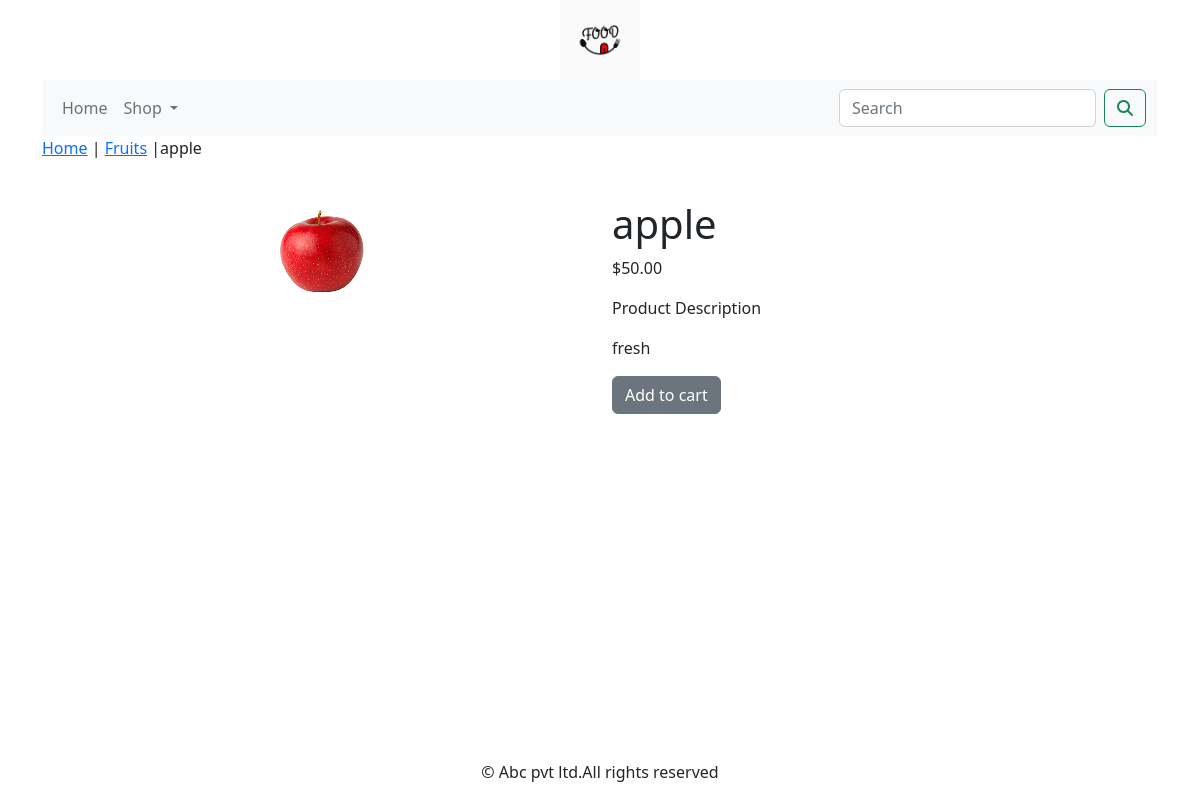
The page /shop/fruits/apple/ on the database its author committed.
### shop/models.py (models this page shows, shortened)
class Product(models.Model):
    name=models.CharField(max_length=250,unique=True)
    slug=models.SlugField(max_length=250,unique=True)
    description=models.TextField(blank=True)
    price=models.DecimalField(max_digits=10,decimal_places=2)
    category=models.ForeignKey(Category,on_delete=models.CASCADE)
    image = models.ImageField(upload_to='category', blank=True)
    stock=models.IntegerField()
    available=models.BooleanField(default=True)
    created=models.DateTimeField(auto_now_add=True)
    updated=models.DateTimeField(auto_now=True)
    class Meta:
        ordering=('name',)
        verbose_name='product'
        verbose_name_plural='products'

class Category(models.Model):
    name=models.CharField(max_length=250,unique=True)
    slug=models.SlugField(max_length=250,unique=True)
    description=models.TextField(blank=True)
    image=models.ImageField(upload_to='category',blank=True)
    class Meta:
        ordering=('name',)
        verbose_name='category'
        verbose_name_plural='categories'
    def get_url(self):
        return reverse('shop:products_by_category',args=[self.slug])
    def __str__(self):
            return '{}'.format(self.name)

### shop/views.py (the view)
# urls.py: path('<slug:c_slug>/<slug:product_slug>/',views.proDetail,name='prodCatdetail')
def proDetail(request,c_slug,product_slug):
    try:
        product=Product.objects.get(category__slug=c_slug,slug=product_slug)
    except Exception as e:
        raise e
    return render(request,'product.html',{'product':product})

### cart/context_processors.py (called while the page is built)
def counter(request):
    item_count=0
    if 'admin' in request.path:
        return  {}
    else:
        try:
            cart=Cart.objects.filter(cart_id=_cart_id(request))
            car_items=CartItem.objects.all().filter(cart=cart[:1])
            for cart_item in car_items:
                item_count += cart_item.quantity
        except Cart.DoesNotExist:
            item_count =0
    return dict(item_count=item_count)

### cart/views.py (called while the page is built)
def _cart_id(request):
    cart=request.session.session_key
    if not cart:
        cart=request.session.create()
    return cart

### shop/context_processors.py (called while the page is built)
def menu_links(request):
    links=Category.objects.all()
    return dict(links=links)

### template/product.html (shortened to what this page needs)
{% extends 'base.html' %}
{% load static %}
{% block content %}
<div class="row my_prod_row_class">
    <div class="mx_auto">
        <p><a href="{% url 'shop:allProdCat' %}">Home</a> | <a href ="{{product.category.get_url}}">{{product.category}}</a> |{{product.name}}</p>
    </div>
 </div>
    <div class="container">
<br>
<div class="row">
    <div class="col-12 col-sm-12 col-md-12 col-lg-6 text-center">
        <div style="min-width:18rem">
            <img src="{{product.image.url}}" alt="{{product.name}}">
        </div>
    </div>
        <div class="col-12 col-sm-12 col-md-12 col-lg-6">
            <div>
            <h1 class="my_prod_title">{{product.name}}</h1>
            <p>${{product.price}}</p>
            <p class="my_title">Product Description</p>
            <p class="text-justify my_rod_text">{{product.description}}</p>
            {% if product.stock <= 0 %}
            <p class="text-justify my_prod_text">Out of stock</p>
            {% else %}
            <a class="btn btn-secondary" href="{% url 'cart:add_cart' product.id %}">Add to cart</a>
            {% endif %}
            </div>
        </div>
</div>
        </div>
    </div>
{% endblock %}

### rows shown on the page
Product: category "Fruits", name "apple", image (picture), price "50.00", description "fresh"
